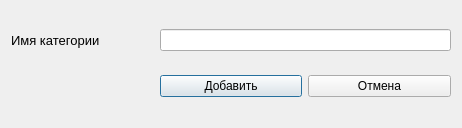
<?xml version="1.0" encoding="UTF-8"?>
<ui version="4.0">
 <class>Dialog</class>
 <widget class="QDialog" name="Dialog">
  <property name="geometry">
   <rect>
    <x>0</x>
    <y>0</y>
    <width>462</width>
    <height>128</height>
   </rect>
  </property>
  <property name="windowTitle">
   <string>Dialog</string>
  </property>
  <layout class="QGridLayout" name="gridLayout">
   <item row="0" column="0">
    <widget class="QLabel" name="label">
     <property name="font">
      <font>
       <pointsize>10</pointsize>
      </font>
     </property>
     <property name="text">
      <string>Имя категории</string>
     </property>
    </widget>
   </item>
   <item row="1" column="1">
    <widget class="QPushButton" name="pushButton">
     <property name="text">
      <string>Добавить</string>
     </property>
    </widget>
   </item>
   <item row="1" column="2">
    <widget class="QPushButton" name="pushButton_2">
     <property name="text">
      <string>Отмена</string>
     </property>
    </widget>
   </item>
   <item row="0" column="1" colspan="2">
    <widget class="QLineEdit" name="lineEdit"/>
   </item>
  </layout>
 </widget>
 <resources/>
 <connections/>
</ui>
